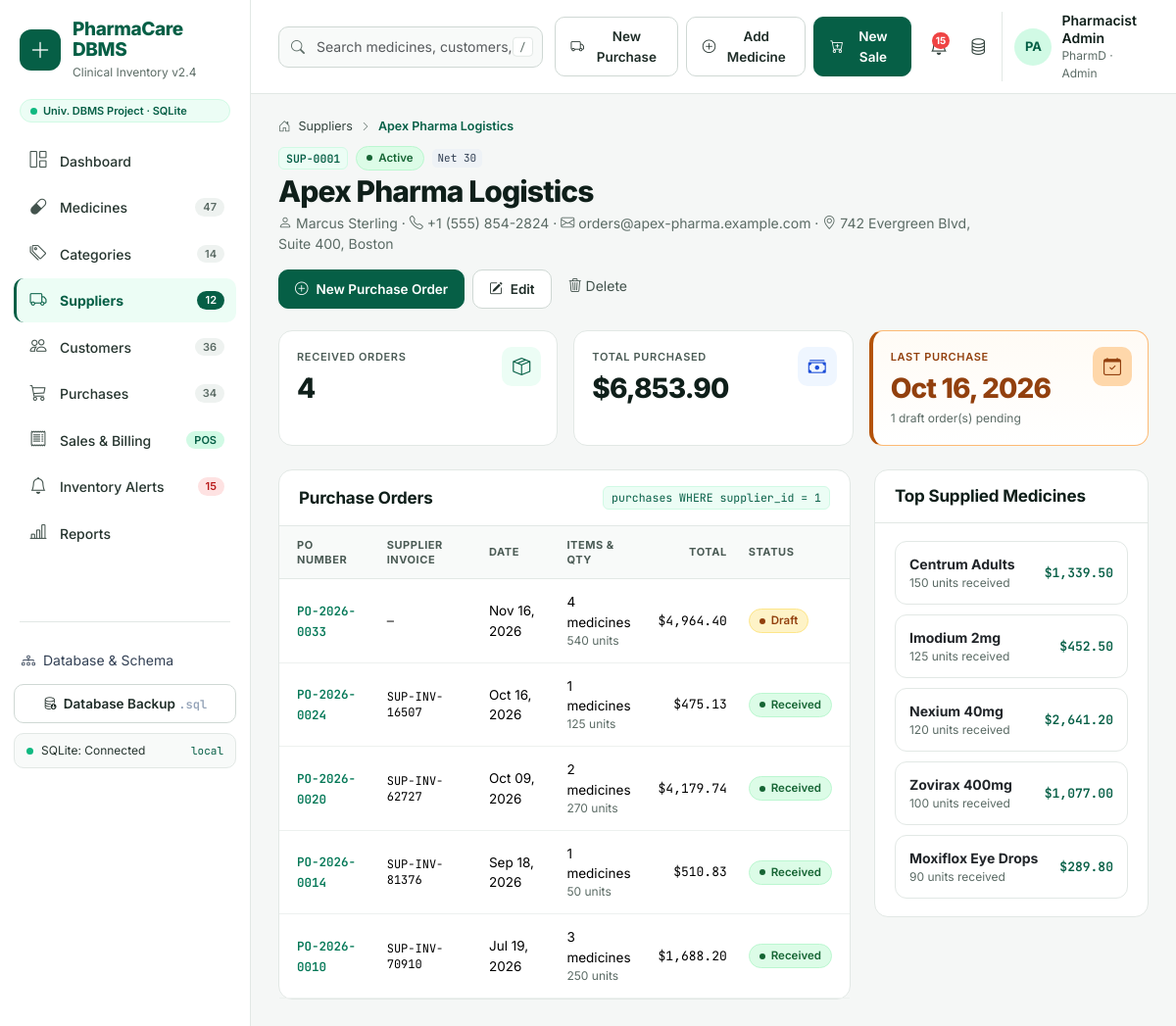
The page /suppliers/1 on the database its author committed.
### tables this page shows
CREATE TABLE suppliers (
    supplier_id     INTEGER PRIMARY KEY AUTOINCREMENT,
    supplier_name   VARCHAR(150) NOT NULL,
    contact_person  VARCHAR(100) NULL,
    phone           VARCHAR(30)  NOT NULL,
    email           VARCHAR(120) NULL,
    address         VARCHAR(255) NULL,
    city            VARCHAR(80)  NULL,
    payment_terms   VARCHAR(30)  NOT NULL DEFAULT 'Net 30',
    status          VARCHAR(20)  NOT NULL DEFAULT 'Active',
    created_at      DATETIME     NOT NULL DEFAULT CURRENT_TIMESTAMP,
    CONSTRAINT chk_suppliers_status CHECK (status IN ('Active', 'On Hold'))
);

CREATE TABLE purchases (
    purchase_id     INTEGER PRIMARY KEY AUTOINCREMENT,
    supplier_id     INTEGER       NOT NULL,
    po_number       VARCHAR(30)   NULL,
    invoice_no      VARCHAR(50)   NULL,
    purchase_date   DATE          NOT NULL,
    status          VARCHAR(20)   NOT NULL DEFAULT 'Received',
    notes           VARCHAR(255)  NULL,
    subtotal        DECIMAL(12,2) NOT NULL DEFAULT 0.00,
    tax_amount      DECIMAL(12,2) NOT NULL DEFAULT 0.00,
    shipping_cost   DECIMAL(12,2) NOT NULL DEFAULT 0.00,
    total_amount    DECIMAL(12,2) NOT NULL DEFAULT 0.00,
    created_at      DATETIME      NOT NULL DEFAULT CURRENT_TIMESTAMP,
    CONSTRAINT uq_purchases_po UNIQUE (po_number),
    CONSTRAINT fk_purchases_supplier FOREIGN KEY (supplier_id)
        REFERENCES suppliers (supplier_id) ON UPDATE CASCADE ON DELETE RESTRICT,
    CONSTRAINT chk_purchases_status CHECK (status IN ('Draft', 'Received'))
);

CREATE TABLE medicines (
    medicine_id     INTEGER PRIMARY KEY AUTOINCREMENT,
    category_id     INTEGER       NOT NULL,
    medicine_name   VARCHAR(150)  NOT NULL,
    generic_name    VARCHAR(150)  NULL,
    dosage_form     VARCHAR(50)   NULL,
    manufacturer    VARCHAR(120)  NULL,
    sku             VARCHAR(40)   NULL,
    batch_no        VARCHAR(40)   NULL,
    cost_price      DECIMAL(10,2) NOT NULL DEFAULT 0.00,
    price           DECIMAL(10,2) NOT NULL,
    stock_quantity  INTEGER       NOT NULL DEFAULT 0,
    reorder_level   INTEGER       NOT NULL DEFAULT 20,
    expiry_date     DATE          NOT NULL,
    created_at      DATETIME      NOT NULL DEFAULT CURRENT_TIMESTAMP,
    CONSTRAINT uq_medicines_sku UNIQUE (sku),
    CONSTRAINT fk_medicines_category FOREIGN KEY (category_id)
        REFERENCES categories (category_id) ON UPDATE CASCADE ON DELETE RESTRICT,
    CONSTRAINT chk_medicines_stock CHECK (stock_quantity >= 0),
    CONSTRAINT chk_medicines_price CHECK (price >= 0 AND cost_price >= 0),
    CONSTRAINT chk_medicines_reorder CHECK (reorder_level >= 0)
);

### routes/suppliers.py (the view)
@bp.route("/<int:supplier_id>")
def detail(supplier_id):
    db = get_db()
    sup = db.one(LIST_SQL + " WHERE s.supplier_id = ?", (supplier_id,))
    if not sup:
        abort(404)
    purchases = db.query(
        "SELECT p.purchase_id, p.po_number, p.invoice_no, p.purchase_date, p.status, p.total_amount, "
        "       COUNT(pi.purchase_item_id) AS line_count, COALESCE(SUM(pi.quantity), 0) AS units "
        "FROM purchases p LEFT JOIN purchase_items pi ON pi.purchase_id = p.purchase_id "
        "WHERE p.supplier_id = ? "
        "GROUP BY p.purchase_id, p.po_number, p.invoice_no, p.purchase_date, p.status, p.total_amount "
        "ORDER BY p.purchase_date DESC, p.purchase_id DESC", (supplier_id,))
    top_items = db.query(
        "SELECT m.medicine_id, m.medicine_name, SUM(pi.quantity) AS units, "
        "       SUM(pi.quantity * pi.unit_price) AS spent "
        "FROM purchase_items pi JOIN purchases p ON p.purchase_id = pi.purchase_id "
        "JOIN medicines m ON m.medicine_id = pi.medicine_id "
        "WHERE p.supplier_id = ? AND p.status = 'Received' "
        "GROUP BY m.medicine_id, m.medicine_name ORDER BY units DESC LIMIT 5", (supplier_id,))
    return render_template("suppliers/detail.html", sup=sup, purchases=purchases, top_items=top_items,
                           statuses=STATUSES, terms=TERMS)

### db.py (called while the page is built, shortened)
def _normalize_value(value):
    if isinstance(value, decimal.Decimal):
        return int(value) if value == value.to_integral_value() else float(value)
    if isinstance(value, datetime.datetime):
        return value.strftime("%Y-%m-%d %H:%M:%S")
    if isinstance(value, datetime.date):
        return value.strftime("%Y-%m-%d")
    if isinstance(value, bytes):
        return value.decode("utf-8", "replace")
    return value

def _normalize_row(row):
    return {k: _normalize_value(v) for k, v in row.items()}

def _sqlite_dict_factory(cursor, row):
    return {col[0]: row[idx] for idx, col in enumerate(cursor.description)}

def _cfg():
    return current_app.config

def get_db():
    if "db" not in g:
        g.db = Database(_cfg())
    return g.db

    def _connect(self):
        self._driver = sqlite3
        path = self.cfg["SQLITE_PATH"]
        if path != ":memory:":
            os.makedirs(os.path.dirname(path), exist_ok=True)
        conn = sqlite3.connect(path)
        conn.row_factory = _sqlite_dict_factory
        conn.execute("PRAGMA foreign_keys = ON")
        return conn

    @property
    def is_mysql(self):
        return self.engine == "mysql"

    def _sql(self, sql):
        if self.is_mysql:
            return sql.replace("%", "%%").replace("?", "%s")
        return sql

    def _run(self, sql, params=()):
        cur = self.conn.cursor()
        try:
            cur.execute(self._sql(sql), tuple(params))
        except self._driver.Error as exc:
            cur.close()
            raise self._wrap_error(exc) from exc
        return cur

    def query(self, sql, params=()):
        cur = self._run(sql, params)
        rows = cur.fetchall()
        cur.close()
        return [_normalize_row(r) for r in rows]

    def one(self, sql, params=()):
        rows = self.query(sql, params)
        return rows[0] if rows else None

    def close(self):
        try:
            self.conn.close()
        except Exception:
            pass

### utils.py (called while the page is built)
def fmt_money(value):
    try:
        value = float(value or 0)
    except (TypeError, ValueError):
        value = 0.0
    sign = "-" if value < 0 else ""
    return f"{sign}{current_app.config['CURRENCY']}{abs(value):,.2f}"

def code(value, kind):
    try:
        return f"{CODE_PREFIX[kind]}-{int(value):04d}"
    except (TypeError, ValueError):
        return "-"

### templates/suppliers/detail.html (shortened to what this page needs)
{% extends "base.html" %}
{% from "_macros.html" import kcard, crumbs, empty, delete_form %}
{% block content %}
{{ crumbs([('Suppliers', url_for('suppliers.index')), (sup.supplier_name, none)]) }}
<div class="page-head">
  <div>
    <div class="d-flex align-items-center gap-2 mb-1">
      <span class="id-chip">{{ sup.supplier_id | code('supplier') }}</span>
      <span class="pill {{ 'pill-success' if sup.status == 'Active' else 'pill-warning' }}">{{ sup.status }}</span>
      <span class="form-tag">{{ sup.payment_terms }}</span>
    </div>
    <h1 class="page-title">{{ sup.supplier_name }}</h1>
    <p class="page-sub">
      {% if sup.contact_person %}<i class="bi bi-person me-1"></i>{{ sup.contact_person }} · {% endif %}
      <i class="bi bi-telephone me-1"></i>{{ sup.phone }}
      {% if sup.email %} · <i class="bi bi-envelope me-1"></i>{{ sup.email }}{% endif %}
      {% if sup.address or sup.city %} · <i class="bi bi-geo-alt me-1"></i>{{ sup.address or '' }}{{ ', ' if sup.address and sup.city }}{{ sup.city or '' }}{% endif %}
    </p>
  </div>
  <div class="d-flex flex-wrap gap-2">
    <a class="btn btn-brand" href="{{ url_for('purchases.new', supplier_id=sup.supplier_id) }}"><i class="bi bi-plus-circle me-2"></i>New Purchase Order</a>
    <button type="button" class="btn btn-soft" data-bs-toggle="modal" data-bs-target="#supplierModal"
            data-action="{{ url_for('suppliers.update', supplier_id=sup.supplier_id) }}" data-title="Edit {{ sup.supplier_name }}"
            data-record='{{ sup | tojson }}'><i class="bi bi-pencil-square me-2"></i>Edit</button>
    {{ delete_form(url_for('suppliers.delete', supplier_id=sup.supplier_id), 'Delete supplier ' ~ sup.supplier_name ~ '?', 'Delete') }}
  </div>
</div>
<div class="row g-3 mb-4 row-cols-1 row-cols-sm-3">
  <div class="col">{{ kcard('Received orders', sup.orders, 'bi-box-seam') }}</div>
  <div class="col">{{ kcard('Total purchased', sup.total_spent | money, 'bi-cash-stack', '', 'info') }}</div>
  <div class="col">{{ kcard('Last purchase', (sup.last_purchase | date) if sup.last_purchase else '—', 'bi-calendar-check', '', 'warn' if sup.drafts else '', (sup.drafts ~ ' draft order(s) pending') if sup.drafts else 'No pending drafts') }}</div>
</div>
<div class="row g-4">
  <div class="col-xl-8">
    <section class="card-pc">
      <div class="card-head"><h2 class="me-auto">Purchase Orders</h2><span class="tbl-chip">purchases WHERE supplier_id = {{ sup.supplier_id }}</span></div>
      <div class="table-responsive">
        <table class="table table-pc">
          <thead><tr><th>PO Number</th><th>Supplier Invoice</th><th>Date</th><th>Items &amp; Qty</th><th class="text-end">Total</th><th>Status</th></tr></thead>
          <tbody>
          {% for p in purchases %}
            <tr>
              <td><a class="mono fw-semibold tw-text-[12.5px]" href="{{ url_for('purchases.detail', purchase_id=p.purchase_id) }}">{{ p.po_number }}</a></td>
              <td class="mono tw-text-xs">{{ p.invoice_no or '—' }}</td>
              <td>{{ p.purchase_date | date }}</td>
              <td>{{ p.line_count }} medicines<div class="cell-sub">{{ p.units }} units</div></td>
              <td class="text-end num">{{ p.total_amount | money }}</td>
              <td><span class="pill {{ 'pill-success' if p.status == 'Received' else 'pill-warning' }}">{{ p.status }}</span></td>
            </tr>
          {% else %}<tr><td colspan="6">{{ empty('No purchase orders for this supplier yet.') }}</td></tr>{% endfor %}
          </tbody>
        </table>
      </div>
    </section>
  </div>
  <div class="col-xl-4">
    <section class="card-pc">
      <div class="card-head"><h2>Top Supplied Medicines</h2></div>
      <div class="card-body-pc">
        {% for m in top_items %}
          <div class="alert-item">
            <div><a class="title text-body" href="{{ url_for('medicines.detail', medicine_id=m.medicine_id) }}">{{ m.medicine_name }}</a><div class="meta">{{ m.units }} units received</div></div>
            <span class="num fw-semibold tw-text-brand-700">{{ m.spent | money }}</span>
          </div>
        {% else %}{{ empty('Nothing received yet.') }}{% endfor %}
      </div>
    </section>
  </div>
</div>
{% endblock %}

### templates/_macros.html (shortened to what this page needs)
{% macro kcard(label, value, icon='', unit='', tone='', foot='') -%}
<div class="kpi {{ tone }}">
  {% if icon %}<span class="kpi-icon"><i class="bi {{ icon }}"></i></span>{% endif %}
  <div class="kpi-label pe-5">{{ label }}</div>
  <div class="kpi-value">{{ value }}{% if unit %} <small>{{ unit }}</small>{% endif %}</div>
  {% if foot or caller %}<div class="kpi-foot">{% if caller %}{{ caller() }}{% else %}{{ foot }}{% endif %}</div>{% endif %}
</div>
{%- endmacro %}
{% macro crumbs(items) -%}
<div class="crumbs">
  <i class="bi bi-house-door"></i>
  {% for label, href in items %}
    {% if not loop.first %}<i class="bi bi-chevron-right"></i>{% endif %}
    {% if href %}<a href="{{ href }}">{{ label }}</a>{% elif loop.last %}<span class="here">{{ label }}</span>{% else %}<span>{{ label }}</span>{% endif %}
  {% endfor %}
</div>
{%- endmacro %}
{% macro delete_form(action, message, label='') -%}
<form method="post" action="{{ action }}" class="d-inline" data-confirm="{{ message }}">
  <button type="submit" class="btn-icon danger" title="Delete" aria-label="Delete"><i class="bi bi-trash3"></i>{% if label %} {{ label }}{% endif %}</button>
</form>
{%- endmacro %}

### rows shown on the page
suppliers: supplier_name "Apex Pharma Logistics", supplier_id|code "SUP-0001", status "Active", payment_terms "Net 30", contact_person "Marcus Sterling", phone "+1 (555) 854-2824", email "orders@apex-pharma.example.com", address "742 Evergreen Blvd, Suite 400", address+city ",", city "Boston", supplier_id "1"
purchases: purchase_date "Oct 16, 2026", po_number "PO-2026-0024", invoice_no "SUP-INV-16507", line_count "1", units "125", total_amount "$475.13", status "Received"
purchases: po_number "PO-2026-0033", invoice_no "—", purchase_date "Nov 16, 2026", line_count "4", units "540", total_amount "$4,964.40", status "Draft"
purchases: po_number "PO-2026-0020", invoice_no "SUP-INV-62727", purchase_date "Oct 09, 2026", line_count "2", units "270", total_amount "$4,179.74", status "Received"
purchases: po_number "PO-2026-0014", invoice_no "SUP-INV-81376", purchase_date "Sep 18, 2026", line_count "1", units "50", total_amount "$510.83", status "Received"
purchases: po_number "PO-2026-0010", invoice_no "SUP-INV-70910", purchase_date "Jul 19, 2026", line_count "3", units "250", total_amount "$1,688.20", status "Received"
medicines: medicine_name "Centrum Adults", units "150", spent "$1,339.50"
medicines: medicine_name "Imodium 2mg", units "125", spent "$452.50"
medicines: medicine_name "Nexium 40mg", units "120", spent "$2,641.20"
medicines: medicine_name "Zovirax 400mg", units "100", spent "$1,077.00"
medicines: medicine_name "Moxiflox Eye Drops", units "90", spent "$289.80"

### other values the page prints
{{ db_engine }} "SQLite"
{{ label }} "Dashboard" "Medicines" "Categories" "Suppliers" "Customers" "Purchases" "Sales & Billing" "Inventory Alerts" "Reports"
{{ count }} "47" "14" "12" "36" "34" "POS" "15"
{{ 'Connected' if db_ok else 'Offline' }} "Connected"
{{ 'InnoDB' if db_engine == 'MySQL' else 'local' }} "local"
{{ nav_counts.alerts }} "15"
{{ label }} "Suppliers"
{{ label }} "Delete"
{{ label }} "RECEIVED ORDERS TOTAL PURCHASED LAST PURCHASE"
{{ value }} "4 $6,853.90"
{{ foot }} "1 draft order(s) pending"
